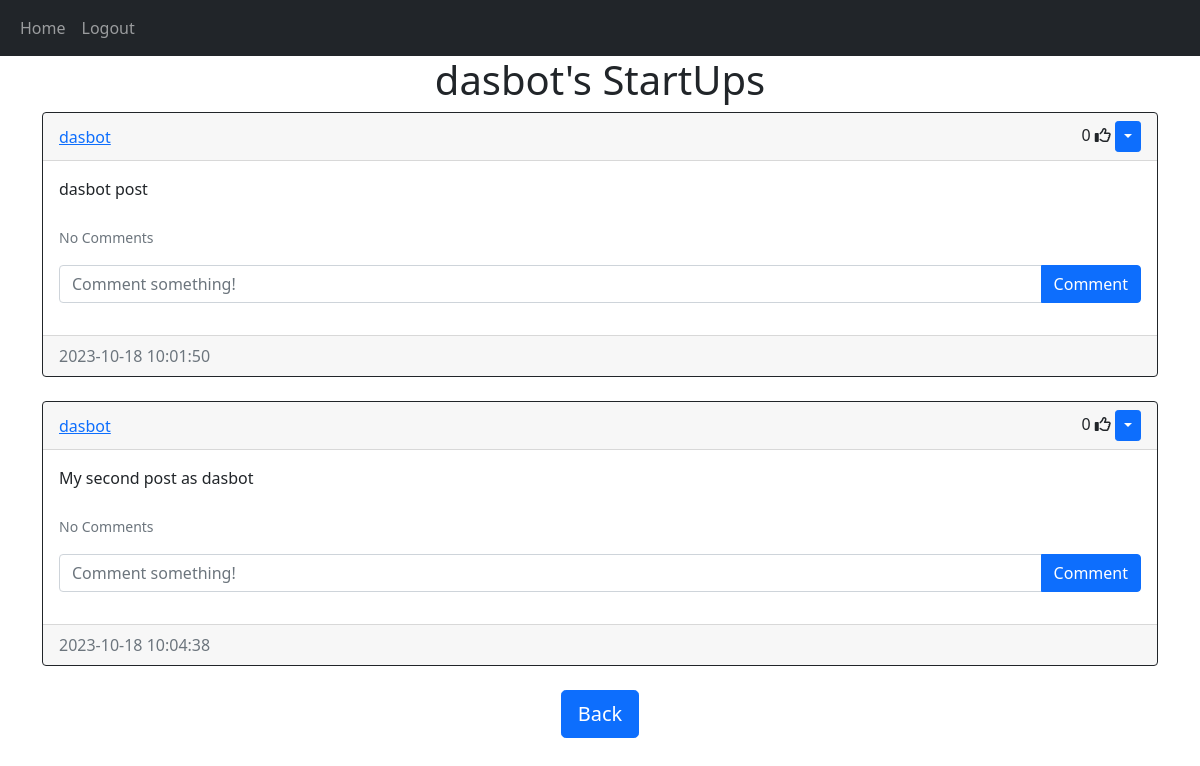
Before: /startups/dasbot (signed in) with the older database file.
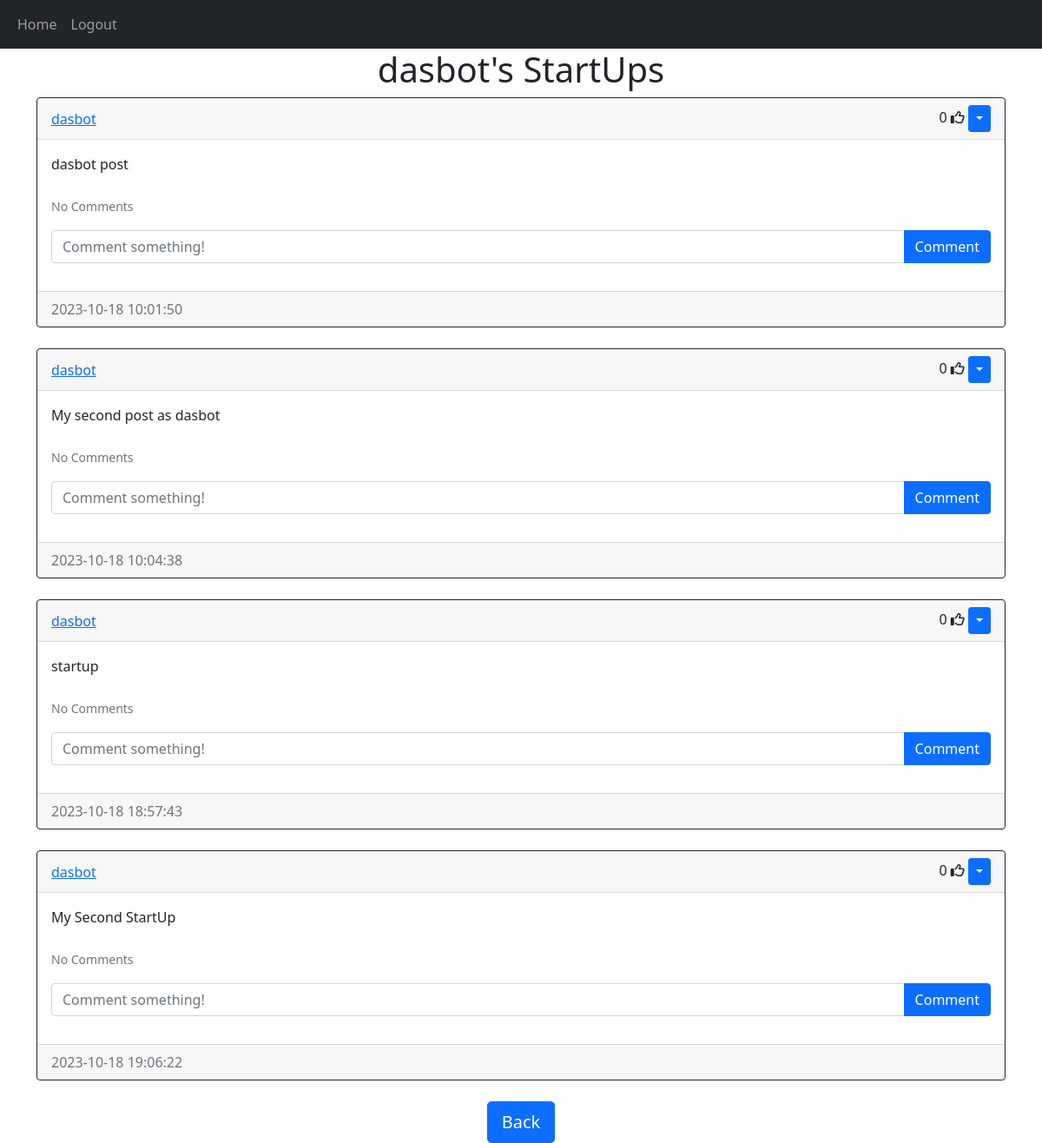
After: the same page with the newer database file.
### website/models.py (models this page shows)
class User(db.Model, UserMixin):
    id = db.Column(db.Integer, primary_key=True)
    email = db.Column(db.String(150), unique=True)
    username = db.Column(db.String(150), unique=True)
    password = db.Column(db.String(150))
    date_created = db.Column(db.DateTime(timezone=True), default=func.now())
    posts = db.relationship('Post', backref='user', passive_deletes=True)
    comments = db.relationship('Comment', backref='user', passive_deletes=True)
    likes = db.relationship('Like', backref='user', passive_deletes=True)

class Post(db.Model):
    id = db.Column(db.Integer, primary_key=True)
    text = db.Column(db.Text, nullable=False)
    date_created = db.Column(db.DateTime(timezone=True), default=func.now())
    author = db.Column(db.Integer, db.ForeignKey(
        'user.id', ondelete="CASCADE"), nullable=False)
    comments = db.relationship('Comment', backref='post', passive_deletes=True)
    likes = db.relationship('Like', backref='post', passive_deletes=True)

### website/views.py (the view)
@views.route("/startups/<username>")
@login_required
def posts(username):
    user = User.query.filter_by(username=username).first()
    if not user:
        flash('No user with that username exists.', category='error')
        return redirect(url_for('views.home'))
    posts = user.posts
    return render_template("posts.html", user=current_user, posts=posts, username=username)

### website/__init__.py (called while the page is built)
def create_app():
    app = Flask(__name__)
    app.config['SECRET_KEY'] = "helloworld"
    app.config['SQLALCHEMY_DATABASE_URI'] = f'sqlite:///{DB_NAME}'
    db.init_app(app)
    from .views import views
    from .auth import auth
    app.register_blueprint(views, url_prefix="/")
    app.register_blueprint(auth, url_prefix="/")
    from .models import User, Post, Comment, Like
    create_database(app)
    login_manager = LoginManager()
    login_manager.login_view = "auth.login"
    login_manager.init_app(app)
    @login_manager.user_loader
    def load_user(id):
        return User.query.get(int(id))
    return app

### website/templates/posts.html (shortened to what this page needs)
{% extends "posts_div.html" %}  {% block header %} {{username}}'s StartUps {% endblock %} {% block footer %}
<div align="center">
  <a href="/home"
    ><button type="button" class="btn btn-primary btn-lg">Back</button></a
  >
</div>
{% endblock %}

### website/templates/posts_div.html (shortened to what this page needs)
{% extends "base.html" %} {% block title %}Home{% endblock %} {% block content
%}
<h1 align="center">{% block header %}StartUps{% endblock %}</h1>
<div id="posts">
  {% for post in posts %}
  <div class="card border-dark">
    <div class="card-header d-flex justify-content-between align-items-center">
      <a href="/startups/{{post.user.username}}">{{post.user.username}}</a>
      <div>
        <span id="likes-count-{{post.id}}">
        {{ post.likes|length }}</span>
        {% if user.id in post.likes|map(attribute="author")|list %}
        <i
          class="fas fa-thumbs-up"
          id="like-button-{{post.id}}"
          onclick="like({{post.id}})"
        ></i>
        {% else %}
        <i
          class="far fa-thumbs-up"
          id="like-button-{{post.id}}"
          onclick="like({{post.id}})"
        ></i>
        {% endif %} {% if user.id == post.author %}
        <div class="btn-group">
          <button
            type="button"
            class="btn btn-sm btn-primary dropdown-toggle"
            data-bs-toggle="dropdown"
          ></button>
        </div>
        {% endif %}
      </div>
    </div>
    <div class="card-body">
      <div class="card-text">{{post.text}}</div>
      <br />
      <p class="card-text">
        {% if post.comments|length > 0 %}
        <a data-bs-toggle="collapse" href="#comments-{{post.id}}" role="button">
          <small>View {{post.comments|length}} Comments</small>
        </a>
        {% else %}
        <small class="text-muted">No Comments</small>
        {% endif %}
      </p>
      <form
        class="input-group mb-3"
        method="POST"
        action="/create-comment/{{post.id}}"
      >
        <input
          type="text"
          id="text"
          name="text"
          class="form-control"
          placeholder="Comment something!"
        />
        <button type="submit" class="btn btn-primary">Comment</button>
      </form>
    </div>
    <div class="card-footer text-muted">{{post.date_created}}</div>
  </div>
  <br/ > {% endfor %}
</div>
{% block footer %}{% endblock %} {% endblock %}

### website/templates/base.html (shortened to what this page needs)
<!DOCTYPE html>
<html lang="en">
  <head>
    <link
      href="https://cdn.jsdelivr.net/npm/bootstrap@5.0.2/dist/css/bootstrap.min.css"
      rel="stylesheet"
    />
  </head>
  <body>
    <nav class="navbar navbar-expand-lg navbar-dark bg-dark">
      <div class="container-fluid">
        <div class="collapse navbar-collapse" id="navbar">
          <div class="navbar-nav">
            <a class="nav-item nav-link" href="/home">Home</a>
            {% if user.is_authenticated %}
            <a class="nav-item nav-link" href="/logout">Logout</a>
            {% else %}
            <a class="nav-item nav-link" href="/login">Login</a>
            <a class="nav-item nav-link" href="/sign-up">Sign Up</a>
            {% endif %}
          </div>
        </div>
      </div>
    </nav>
    <div class="container">{% block content %}{% endblock %}</div>
  </body>
</html>

Changed rows visible on the page:
added Post: user.username "dasbot", likes|length "0", text "startup", date_created "2023-10-18 18:57:43"
added Post: user.username "dasbot", likes|length "0", text "My Second StartUp", date_created "2023-10-18 19:06:22"
